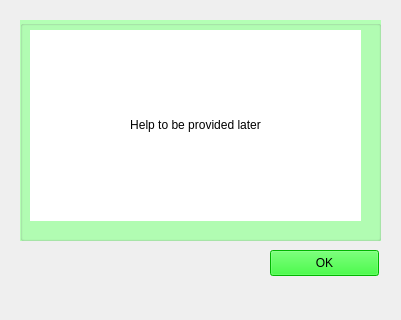
<?xml version="1.0" encoding="UTF-8"?>
<ui version="4.0">
 <author>PJR</author>
 <class>Form</class>
 <widget class="QWidget" name="Form">
  <property name="geometry">
   <rect>
    <x>0</x>
    <y>0</y>
    <width>401</width>
    <height>320</height>
   </rect>
  </property>
  <property name="windowTitle">
   <string>OGN Flight Logger - Help</string>
  </property>
  <widget class="QGroupBox" name="HelpgroupBox">
   <property name="geometry">
    <rect>
     <x>20</x>
     <y>20</y>
     <width>361</width>
     <height>221</height>
    </rect>
   </property>
   <property name="styleSheet">
    <string notr="true">background-color: rgb(179, 255, 180);</string>
   </property>
   <property name="title">
    <string/>
   </property>
   <widget class="QLabel" name="Helplabel">
    <property name="geometry">
     <rect>
      <x>10</x>
      <y>10</y>
      <width>331</width>
      <height>191</height>
     </rect>
    </property>
    <property name="styleSheet">
     <string notr="true">background-color: rgb(255, 255, 255);</string>
    </property>
    <property name="frameShape">
     <enum>QFrame::NoFrame</enum>
    </property>
    <property name="text">
     <string>&lt;html&gt;&lt;head/&gt;&lt;body&gt;&lt;p&gt;Help to be provided later&lt;/p&gt;&lt;/body&gt;&lt;/html&gt;</string>
    </property>
    <property name="alignment">
     <set>Qt::AlignCenter</set>
    </property>
   </widget>
  </widget>
  <widget class="QPushButton" name="HelppushButton">
   <property name="geometry">
    <rect>
     <x>270</x>
     <y>250</y>
     <width>109</width>
     <height>26</height>
    </rect>
   </property>
   <property name="styleSheet">
    <string notr="true">background-color: rgb(0, 255, 0);</string>
   </property>
   <property name="text">
    <string>OK</string>
   </property>
  </widget>
 </widget>
 <resources>
  <include location="flogger_resources.qrc"/>
 </resources>
 <connections/>
</ui>
